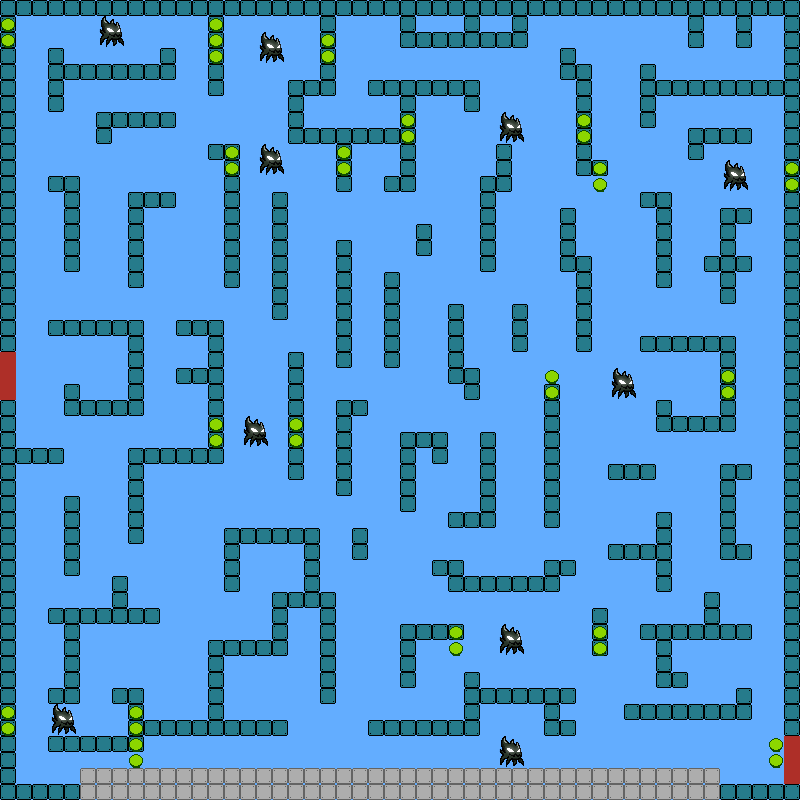

This game map was drawn from its Tiled (.tmx) file and the tilesets committed beside it. A one-line description and the trimmed map source follow:
An orthogonal 50x50 tile map with 16x16 px tiles, 7 tile layers (back, stena, enemy, enemy_block, ...), 2 tilesets.

<map version="1.4" tiledversion="1.4.3" orientation="orthogonal" renderorder="right-down" width="50" height="50" tilewidth="16" tileheight="16" infinite="0" nextlayerid="8" nextobjectid="1">
 <tileset firstgid="1" source="tileset_gutter.tsx" />
 <tileset firstgid="925" source="Enemy.tsx" />
 <layer id="1" name="back" width="50" height="50">
  <data>[2500 cells, 2500 non-empty, 1 distinct tile ids]</data>
 </layer>
 <layer id="2" name="stena" width="50" height="50">
  <data>[2500 cells, 676 non-empty, 2 distinct tile ids]</data>
 </layer>
 <layer id="6" name="enemy" width="50" height="50">
  <data>[2500 cells, 10 non-empty, 1 distinct tile ids]</data>
 </layer>
 <layer id="7" name="enemy_block" width="50" height="50">
  <data>[2500 cells, 41 non-empty, 1 distinct tile ids]</data>
 </layer>
 <layer id="3" name="vxod" width="50" height="50">
  <data>[2500 cells, 3 non-empty, 1 distinct tile ids]</data>
 </layer>
 <layer id="4" name="start" width="50" height="50">
  <data>[2500 cells, 0 non-empty, 0 distinct tile ids]</data>
 </layer>
 <layer id="5" name="finish" width="50" height="50">
  <data>[2500 cells, 3 non-empty, 1 distinct tile ids]</data>
 </layer>
</map>
